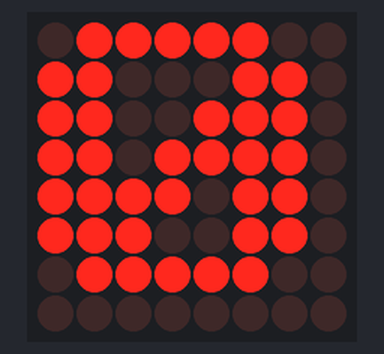
Recording of a sketch running on a simulated Arduino Uno, built with avr-gcc and run on an emulated ATmega328P. Parts: 8×8 LED matrix. Wiring (inferred from the names in the program): LED matrix (orientation assumed): rows A5, A0, pin 0, A2, pin 7, pin 1, pin 6, pin 3; columns A1, pin 5, pin 4, A4, pin 2, A3, pin 10, pin 11.

Above: at 0.22 s.
At 0.89 s:
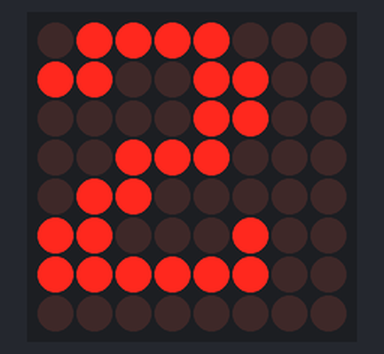
At 1.89 s:
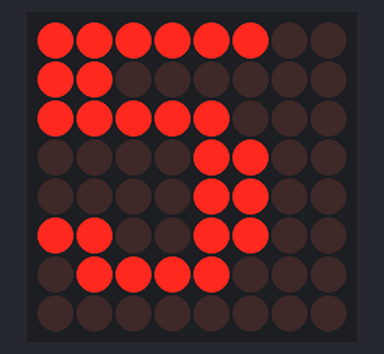
At 2.56 s:
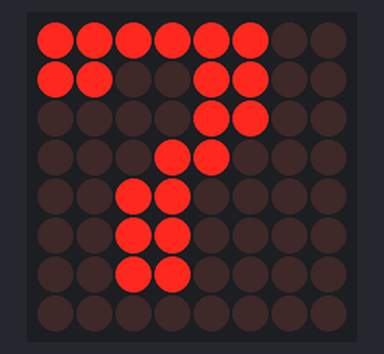
At 3.23 s:
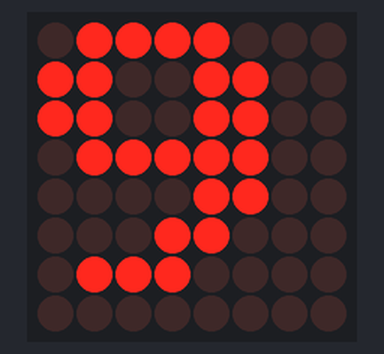

The sketch:

20190527_1.ino
```cpp
int col[8] = {A1, 5, 4, A4, 2, A3, 10, 11};
int row[8] = {A5, A0, 0, A2, 7, 1, 6, 3};


int num = 8;

void setup() {
  for(int i = 0;i<num;i++){
    pinMode(col[i], OUTPUT);
    pinMode(row[i], OUTPUT);
  }
/*  for(int i = 0;i<num;i++){
    digitalWrite(col[i], 0);
    digitalWrite(row[i], 0);
  }
    digitalWrite(A5, 1);*/
}

 byte row_arr[8][8] = {
      {0,1,1,1,1,1,1,1},
      {1,0,1,1,1,1,1,1},
      {1,1,0,1,1,1,1,1},
      {1,1,1,0,1,1,1,1},
      {1,1,1,1,0,1,1,1},
      {1,1,1,1,1,0,1,1},
      {1,1,1,1,1,1,0,1},
      {1,1,1,1,1,1,1,0}};

  byte pattern[8][8]={
    {1,1,0,0,1,1,0,0},
    {1,1,0,0,1,1,0,0},
    {0,0,1,1,0,0,1,1},
    {0,0,1,1,0,0,1,1},
    {1,1,0,0,1,1,0,0},
    {1,1,0,0,1,1,0,0},
    {0,0,1,1,0,0,1,1},
    {0,0,1,1,0,0,1,1} };
// Z
  byte pattern1[8][8]={
     {1,1,1,1,1,1,1,1},
    {0,0,0,0,0,1,1,0},
    {0,0,0,0,1,1,0,0},
    {0,0,0,1,1,0,0,0},
    {0,0,1,1,0,0,0,0},
    {0,1,1,0,0,0,0,0},
    {1,1,0,0,0,0,0,0},
    {1,1,1,1,1,1,1,1}
  };
// HEART
  byte heart[8][8] = {
    {0,0,0,0,0,0,0,0},
    {0,1,1,0,0,1,1,0},
    {1,1,1,1,1,1,1,1},
    {1,1,1,1,1,1,1,1},
    {0,1,1,1,1,1,1,0},
    {0,0,1,1,1,1,0,0},
    {0,0,0,1,1,0,0,0},
    {0,0,0,0,0,0,0,0}
  };

byte alpabet[26][8] = {
    { 0x0C, 0x1E, 0x33, 0x33, 0x3F, 0x33, 0x33, 0x00},   // U+0041 (A)
    { 0x3F, 0x66, 0x66, 0x3E, 0x66, 0x66, 0x3F, 0x00},   // U+0042 (B)
    { 0x3C, 0x66, 0x03, 0x03, 0x03, 0x66, 0x3C, 0x00},   // U+0043 (C)
    { 0x1F, 0x36, 0x66, 0x66, 0x66, 0x36, 0x1F, 0x00},   // U+0044 (D)
    { 0x7F, 0x46, 0x16, 0x1E, 0x16, 0x46, 0x7F, 0x00},   // U+0045 (E)
    { 0x7F, 0x46, 0x16, 0x1E, 0x16, 0x06, 0x0F, 0x00},   // U+0046 (F)
    { 0x3C, 0x66, 0x03, 0x03, 0x73, 0x66, 0x7C, 0x00},   // U+0047 (G)
    { 0x33, 0x33, 0x33, 0x3F, 0x33, 0x33, 0x33, 0x00},   // U+0048 (H)
    { 0x1E, 0x0C, 0x0C, 0x0C, 0x0C, 0x0C, 0x1E, 0x00},   // U+0049 (I)
    { 0x78, 0x30, 0x30, 0x30, 0x33, 0x33, 0x1E, 0x00},   // U+004A (J)
    { 0x67, 0x66, 0x36, 0x1E, 0x36, 0x66, 0x67, 0x00},   // U+004B (K)
    { 0x0F, 0x06, 0x06, 0x06, 0x46, 0x66, 0x7F, 0x00},   // U+004C (L)
    { 0x63, 0x77, 0x7F, 0x7F, 0x6B, 0x63, 0x63, 0x00},   // U+004D (M)
    { 0x63, 0x67, 0x6F, 0x7B, 0x73, 0x63, 0x63, 0x00},   // U+004E (N)
    { 0x1C, 0x36, 0x63, 0x63, 0x63, 0x36, 0x1C, 0x00},   // U+004F (O)
    { 0x3F, 0x66, 0x66, 0x3E, 0x06, 0x06, 0x0F, 0x00},   // U+0050 (P)
    { 0x1E, 0x33, 0x33, 0x33, 0x3B, 0x1E, 0x38, 0x00},   // U+0051 (Q)
    { 0x3F, 0x66, 0x66, 0x3E, 0x36, 0x66, 0x67, 0x00},   // U+0052 (R)
    { 0x1E, 0x33, 0x07, 0x0E, 0x38, 0x33, 0x1E, 0x00},   // U+0053 (S)
    { 0x3F, 0x2D, 0x0C, 0x0C, 0x0C, 0x0C, 0x1E, 0x00},   // U+0054 (T)
    { 0x33, 0x33, 0x33, 0x33, 0x33, 0x33, 0x3F, 0x00},   // U+0055 (U)
    { 0x33, 0x33, 0x33, 0x33, 0x33, 0x1E, 0x0C, 0x00},   // U+0056 (V)
    { 0x63, 0x63, 0x63, 0x6B, 0x7F, 0x77, 0x63, 0x00},   // U+0057 (W)
    { 0x63, 0x63, 0x36, 0x1C, 0x1C, 0x36, 0x63, 0x00},   // U+0058 (X)
    { 0x33, 0x33, 0x33, 0x1E, 0x0C, 0x0C, 0x1E, 0x00},   // U+0059 (Y)
    { 0x7F, 0x63, 0x31, 0x18, 0x4C, 0x66, 0x7F, 0x00},   // U+005A (Z)
};


//numbers
byte number[10][8] = {
    {0x7c, 0xc6, 0xce, 0xde, 0xf6, 0xe6, 0x7c, 0x00},  // 0030 (zero)
    {0x30, 0x70, 0x30, 0x30, 0x30, 0x30, 0xfc, 0x00},  // 0031 (one)
    {0x78, 0xcc, 0x0c, 0x38, 0x60, 0xc4, 0xfc, 0x00},  // 0032 (two)
    {0x78, 0xcc, 0x0c, 0x38, 0x0c, 0xcc, 0x78, 0x00},  // 0033 (three)
    {0x1c, 0x3c, 0x6c, 0xcc, 0xfe, 0x0c, 0x1e, 0x00},  // 0034 (four)
    {0xfc, 0xc0, 0xf8, 0x0c, 0x0c, 0xcc, 0x78, 0x00},  // 0035 (five)
    {0x38, 0x60, 0xc0, 0xf8, 0xcc, 0xcc, 0x78, 0x00},  // 0036 (six)
    {0xfc, 0xcc, 0x0c, 0x18, 0x30, 0x30, 0x30, 0x00},  // 0037 (seven)
    {0x78, 0xcc, 0xcc, 0x78, 0xcc, 0xcc, 0x78, 0x00},  // 0038 (eight)
    {0x78, 0xcc, 0xcc, 0x7c, 0x0c, 0x18, 0x70, 0x00}  // 0039 (nine)
};

int rn = 0;
int cn = 0;
int nums = 0;
int flag = 0;
void loop() {
  for(int cnt = 0;cnt<300;cnt++){
    for(int temp =0;temp<8; temp++){
      for(int rowNum = 0; rowNum <8; rowNum++){
        digitalWrite(row[rowNum], !row_arr[rn][rowNum]);
      }
      // row number가 8이면 0으로 초기화
      rn++; //row Number 증가
      if(rn==8){rn = 0;}

      byte tmp = 0x80;

      for( int j = 0; j < 8; j++ ) {  // byte 처리
        if( tmp & number[nums][cn] )  digitalWrite(col[j], 0);
        else  digitalWrite(col[j], 1);
        tmp >>= 1;
      }
      cn++;

      if(cn ==8)cn=0;
      delayMicroseconds(200);

      for(int colNum=0;colNum<8; colNum++){
        digitalWrite(col[colNum], 1);
      }
      flag++; // flag 1000일시 1초라고 가정.
      if(flag==1000){
        flag = 0;
        nums = (nums + 1) % 10;   // == if(nums== 10)nums =0;
      }
    }
  }
}
```

Measured:
- by itself, everything shown: repeats every 3.3 s, in 10 steps
